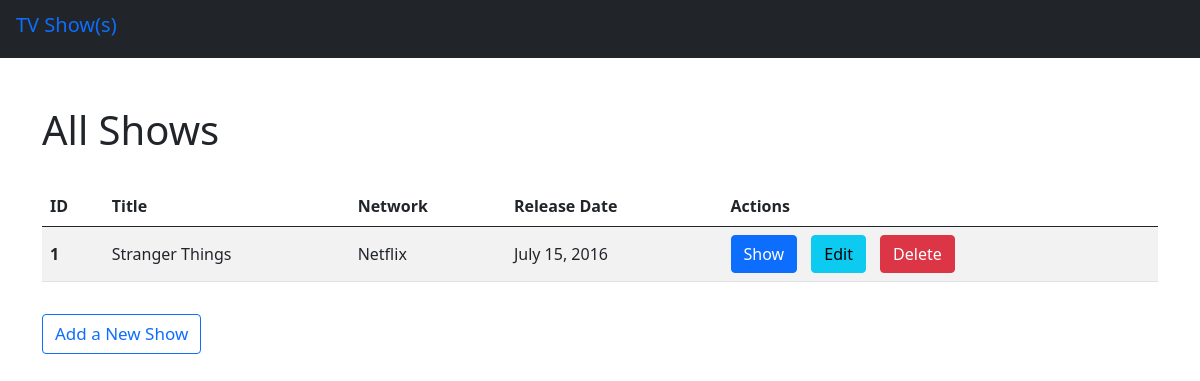
/shows, run on the app's committed database.
### tv_app/models.py (models this page shows, shortened)
class Show(models.Model):
    title = models.CharField(default="Title*", max_length=255)
    network = models.CharField(default="Network*", max_length=255)
    release_date = models.DateField()
    description = models.TextField(default="Description*")
    created_at = models.DateTimeField(auto_now_add=True)
    updated_at = models.DateTimeField(auto_now=True)

### tv_app/views.py (the view)
# urls.py: path('shows', views.allShows),
def allShows(request):
    context = {
        'shows': Show.objects.all()
    }
    return render(request, 'allShows.html', context)

### tv_app/templates/allShows.html (shortened to what this page needs)
<!DOCTYPE html>
<html lang="en">
<head>
    <link href="https://cdn.jsdelivr.net/npm/bootstrap@5.0.0-beta3/dist/css/bootstrap.min.css" rel="stylesheet"
>
    {% load static %}
    <link rel="stylesheet" href="{% static 'tv_app/css/style.css' %}">
</head>
<body>
    <nav class="navbar navbar-dark bg-dark">
        <h1 class="navbar-brand ms-3"><span class="text-primary">TV Show(s)</span></h1>
    </nav>
    <div class="container">
        <div class="row mt-5 mb-4">
            <div class="col">
                <h1>All Shows</h1>
            </div>
        </div>
        <div class="row">
            <div class="col">
                <table class="table table-striped">
                    <thead class="thead-dark">
                        <tr>
                            <th scope="col">ID</th>
                            <th scope="col">Title</th>
                            <th scope="col">Network</th>
                            <th scope="col">Release Date</th>
                            <th scope="col">Actions</th>
                        </tr>
                    </thead>
                    <tbody>
                        {% for show in shows %}
                        <tr>
                            <th scope="row" class="align-middle">{{ show.id }}</th>
                            <td class="align-middle"> {{ show.title }}</td>
                            <td class="align-middle"> {{ show.network }}</td>
                            <td class="align-middle"> {{ show.release_date }}</td>
                            <td class="align-middle">
                                <a href="/shows/{{ show.id }}" class="btn btn-primary">Show</a>
                                <a href="/shows/{{ show.id }}/edit" class="edit-custom btn btn-info">Edit</a>
                                <a href="/shows/{{ show.id }}/destroy" class="delete-custom text-white btn btn-danger">Delete</a>
                            </td>
                        </tr>
                        {% endfor %}
                    </tbody>
                </table>
            </div>
        </div>
        <div class="row mt-3">
            <div class="col">
                <a href="/shows/new" class="nav-style btn btn-outline-primary">Add a New Show</a>
            </div>
        </div>
    </div>
</body>
</html>

### tv_app/static/css/style.css (style rules this page uses)
.delete-custom { display: inline-block; margin-left: 10px; }
.edit-custom { margin-left: 10px; }
.nav-style { font-size: 17px; }

### data on the page
Show: id "1", title "Stranger Things", network "Netflix", release_date "July 15, 2016"
